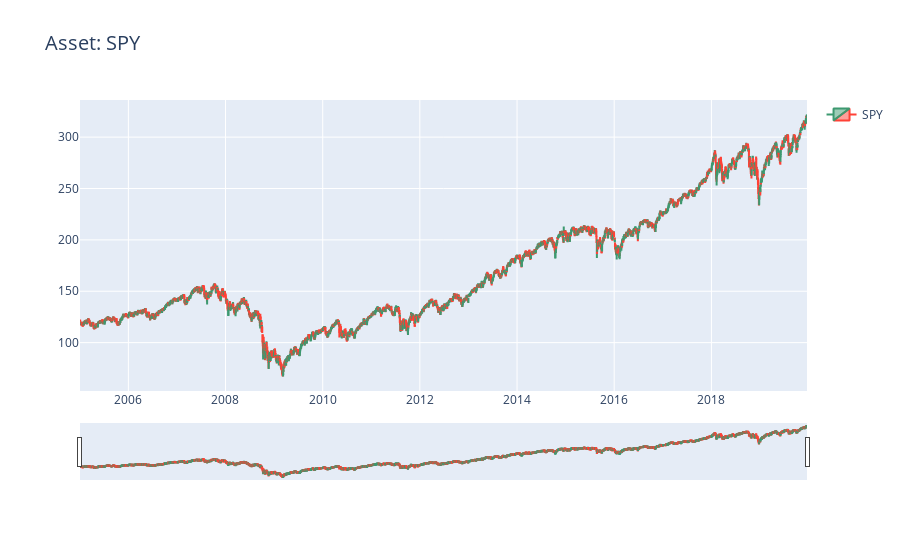
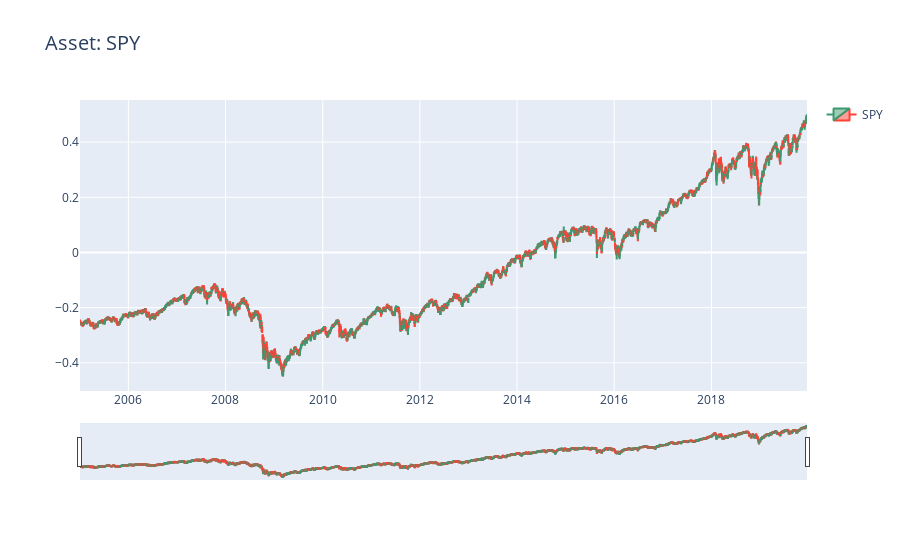
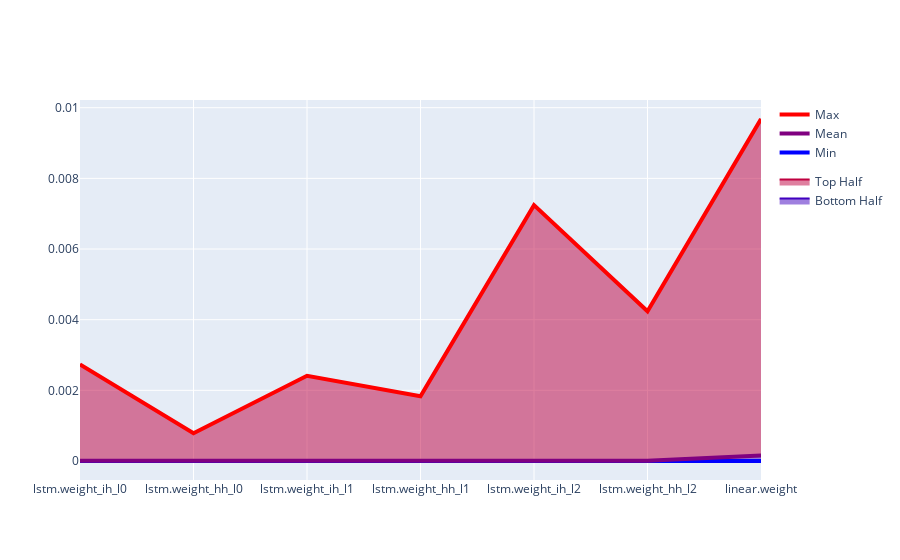
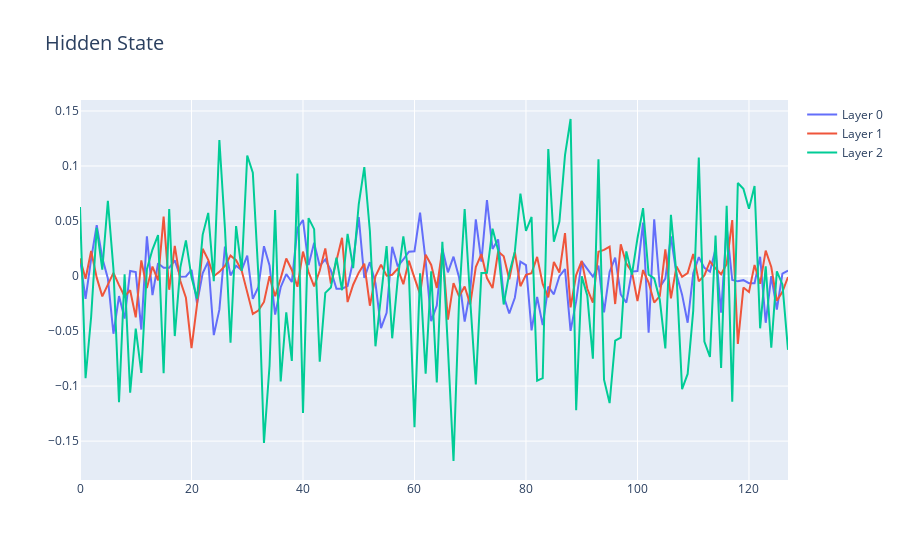

These figures' notebook cell, in order:
### Code cell
model, journal, result = run_hypers(window_size=11, asset='SPY', train_epochs=1500, iter_per_seq=3, arch='LH', num_layers=3, hidden_size=128, dropout=0.5, lr=1E-4, dr=1, wd=0, trading_validation_period=100, run_out_of_sample_test=0, train_only=0, verbosity=1, plot=1)
